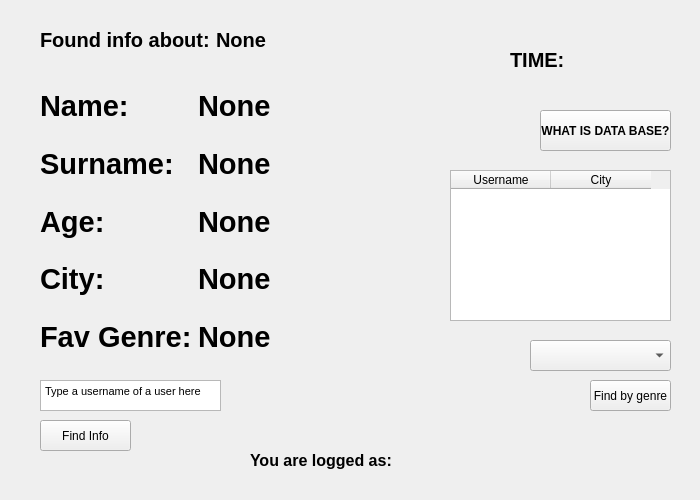
<?xml version="1.0" encoding="UTF-8"?>
<ui version="4.0">
 <class>Form</class>
 <widget class="QWidget" name="Form">
  <property name="geometry">
   <rect>
    <x>0</x>
    <y>0</y>
    <width>700</width>
    <height>500</height>
   </rect>
  </property>
  <property name="windowTitle">
   <string>Form</string>
  </property>
  <widget class="QTableWidget" name="table">
   <property name="geometry">
    <rect>
     <x>450</x>
     <y>170</y>
     <width>221</width>
     <height>151</height>
    </rect>
   </property>
   <property name="focusPolicy">
    <enum>Qt::StrongFocus</enum>
   </property>
   <property name="contextMenuPolicy">
    <enum>Qt::DefaultContextMenu</enum>
   </property>
   <property name="editTriggers">
    <set>QAbstractItemView::NoEditTriggers</set>
   </property>
   <property name="dragEnabled">
    <bool>false</bool>
   </property>
   <property name="dragDropOverwriteMode">
    <bool>false</bool>
   </property>
   <property name="defaultDropAction">
    <enum>Qt::IgnoreAction</enum>
   </property>
   <column>
    <property name="text">
     <string>Username</string>
    </property>
   </column>
   <column>
    <property name="text">
     <string>City</string>
    </property>
   </column>
  </widget>
  <widget class="QPushButton" name="button">
   <property name="geometry">
    <rect>
     <x>40</x>
     <y>420</y>
     <width>91</width>
     <height>31</height>
    </rect>
   </property>
   <property name="text">
    <string>Find Info</string>
   </property>
  </widget>
  <widget class="QTextEdit" name="textfield_2">
   <property name="geometry">
    <rect>
     <x>40</x>
     <y>380</y>
     <width>181</width>
     <height>31</height>
    </rect>
   </property>
   <property name="inputMethodHints">
    <set>Qt::ImhMultiLine</set>
   </property>
   <property name="tabChangesFocus">
    <bool>false</bool>
   </property>
   <property name="html">
    <string>&lt;!DOCTYPE HTML PUBLIC &quot;-//W3C//DTD HTML 4.0//EN&quot; &quot;http://www.w3.org/TR/REC-html40/strict.dtd&quot;&gt;
&lt;html&gt;&lt;head&gt;&lt;meta name=&quot;qrichtext&quot; content=&quot;1&quot; /&gt;&lt;style type=&quot;text/css&quot;&gt;
p, li { white-space: pre-wrap; }
&lt;/style&gt;&lt;/head&gt;&lt;body style=&quot; font-family:'MS Shell Dlg 2'; font-size:8.25pt; font-weight:400; font-style:normal;&quot;&gt;
&lt;p style=&quot; margin-top:0px; margin-bottom:0px; margin-left:0px; margin-right:0px; -qt-block-indent:0; text-indent:0px;&quot;&gt;Type a username of a user here&lt;/p&gt;&lt;/body&gt;&lt;/html&gt;</string>
   </property>
   <property name="placeholderText">
    <string/>
   </property>
  </widget>
  <widget class="QLabel" name="label_15">
   <property name="geometry">
    <rect>
     <x>190</x>
     <y>60</y>
     <width>151</width>
     <height>71</height>
    </rect>
   </property>
   <property name="font">
    <font>
     <pointsize>18</pointsize>
    </font>
   </property>
   <property name="text">
    <string/>
   </property>
  </widget>
  <widget class="QWidget" name="gridLayoutWidget">
   <property name="geometry">
    <rect>
     <x>40</x>
     <y>80</y>
     <width>301</width>
     <height>283</height>
    </rect>
   </property>
   <layout class="QGridLayout" name="gridLayout">
    <item row="0" column="0">
     <widget class="QLabel" name="label_2">
      <property name="enabled">
       <bool>true</bool>
      </property>
      <property name="font">
       <font>
        <pointsize>22</pointsize>
        <weight>75</weight>
        <italic>false</italic>
        <bold>true</bold>
        <underline>false</underline>
       </font>
      </property>
      <property name="acceptDrops">
       <bool>false</bool>
      </property>
      <property name="layoutDirection">
       <enum>Qt::LeftToRight</enum>
      </property>
      <property name="autoFillBackground">
       <bool>false</bool>
      </property>
      <property name="text">
       <string>Name:</string>
      </property>
      <property name="alignment">
       <set>Qt::AlignLeading|Qt::AlignLeft|Qt::AlignVCenter</set>
      </property>
     </widget>
    </item>
    <item row="2" column="0">
     <widget class="QLabel" name="label_3">
      <property name="enabled">
       <bool>true</bool>
      </property>
      <property name="font">
       <font>
        <pointsize>22</pointsize>
        <weight>75</weight>
        <bold>true</bold>
        <underline>false</underline>
       </font>
      </property>
      <property name="text">
       <string>Surname:</string>
      </property>
     </widget>
    </item>
    <item row="3" column="0">
     <widget class="QLabel" name="label_5">
      <property name="enabled">
       <bool>true</bool>
      </property>
      <property name="font">
       <font>
        <pointsize>22</pointsize>
        <weight>75</weight>
        <bold>true</bold>
        <underline>false</underline>
       </font>
      </property>
      <property name="text">
       <string>Age:</string>
      </property>
     </widget>
    </item>
    <item row="4" column="0">
     <widget class="QLabel" name="label_4">
      <property name="enabled">
       <bool>true</bool>
      </property>
      <property name="font">
       <font>
        <pointsize>22</pointsize>
        <weight>75</weight>
        <bold>true</bold>
        <underline>false</underline>
       </font>
      </property>
      <property name="text">
       <string>City:</string>
      </property>
     </widget>
    </item>
    <item row="2" column="1">
     <widget class="QLabel" name="dispsurname">
      <property name="enabled">
       <bool>true</bool>
      </property>
      <property name="font">
       <font>
        <pointsize>22</pointsize>
        <weight>75</weight>
        <bold>true</bold>
        <underline>false</underline>
       </font>
      </property>
      <property name="text">
       <string>None</string>
      </property>
     </widget>
    </item>
    <item row="5" column="1">
     <widget class="QLabel" name="dispgenre">
      <property name="font">
       <font>
        <pointsize>22</pointsize>
        <weight>75</weight>
        <bold>true</bold>
       </font>
      </property>
      <property name="text">
       <string>None</string>
      </property>
     </widget>
    </item>
    <item row="5" column="0">
     <widget class="QLabel" name="label_7">
      <property name="font">
       <font>
        <pointsize>22</pointsize>
        <weight>75</weight>
        <bold>true</bold>
       </font>
      </property>
      <property name="text">
       <string>Fav Genre:</string>
      </property>
     </widget>
    </item>
    <item row="0" column="1">
     <widget class="QLabel" name="dispname">
      <property name="enabled">
       <bool>true</bool>
      </property>
      <property name="font">
       <font>
        <pointsize>22</pointsize>
        <weight>75</weight>
        <bold>true</bold>
        <underline>false</underline>
       </font>
      </property>
      <property name="text">
       <string>None</string>
      </property>
     </widget>
    </item>
    <item row="4" column="1">
     <widget class="QLabel" name="dispage">
      <property name="enabled">
       <bool>true</bool>
      </property>
      <property name="font">
       <font>
        <pointsize>22</pointsize>
        <weight>75</weight>
        <bold>true</bold>
        <underline>false</underline>
       </font>
      </property>
      <property name="text">
       <string>None</string>
      </property>
     </widget>
    </item>
    <item row="3" column="1">
     <widget class="QLabel" name="dispcity">
      <property name="enabled">
       <bool>true</bool>
      </property>
      <property name="font">
       <font>
        <pointsize>22</pointsize>
        <weight>75</weight>
        <bold>true</bold>
        <underline>false</underline>
       </font>
      </property>
      <property name="autoFillBackground">
       <bool>false</bool>
      </property>
      <property name="text">
       <string>None</string>
      </property>
     </widget>
    </item>
   </layout>
  </widget>
  <widget class="QPushButton" name="pushButton">
   <property name="geometry">
    <rect>
     <x>540</x>
     <y>110</y>
     <width>131</width>
     <height>41</height>
    </rect>
   </property>
   <property name="font">
    <font>
     <weight>75</weight>
     <bold>true</bold>
    </font>
   </property>
   <property name="text">
    <string>WHAT IS DATA BASE?</string>
   </property>
  </widget>
  <widget class="QWidget" name="horizontalLayoutWidget">
   <property name="geometry">
    <rect>
     <x>510</x>
     <y>20</y>
     <width>160</width>
     <height>80</height>
    </rect>
   </property>
   <layout class="QHBoxLayout" name="horizontalLayout">
    <item>
     <widget class="QLabel" name="label2">
      <property name="font">
       <font>
        <pointsize>15</pointsize>
        <weight>75</weight>
        <bold>true</bold>
       </font>
      </property>
      <property name="text">
       <string>TIME:</string>
      </property>
     </widget>
    </item>
    <item>
     <widget class="QLabel" name="label_6">
      <property name="font">
       <font>
        <pointsize>15</pointsize>
        <weight>75</weight>
        <bold>true</bold>
       </font>
      </property>
      <property name="text">
       <string/>
      </property>
     </widget>
    </item>
   </layout>
  </widget>
  <widget class="QComboBox" name="comboBox">
   <property name="geometry">
    <rect>
     <x>530</x>
     <y>340</y>
     <width>141</width>
     <height>31</height>
    </rect>
   </property>
   <item>
    <property name="text">
     <string/>
    </property>
   </item>
   <item>
    <property name="text">
     <string>Rock</string>
    </property>
   </item>
   <item>
    <property name="text">
     <string>Rap</string>
    </property>
   </item>
   <item>
    <property name="text">
     <string>Pop</string>
    </property>
   </item>
   <item>
    <property name="text">
     <string>Funk</string>
    </property>
   </item>
   <item>
    <property name="text">
     <string>Jazz</string>
    </property>
   </item>
   <item>
    <property name="text">
     <string>Electro</string>
    </property>
   </item>
   <item>
    <property name="text">
     <string>Classic</string>
    </property>
   </item>
  </widget>
  <widget class="QPushButton" name="findgenre">
   <property name="geometry">
    <rect>
     <x>590</x>
     <y>380</y>
     <width>81</width>
     <height>31</height>
    </rect>
   </property>
   <property name="text">
    <string>Find by genre</string>
   </property>
  </widget>
  <widget class="QWidget" name="horizontalLayoutWidget_2">
   <property name="geometry">
    <rect>
     <x>250</x>
     <y>440</y>
     <width>231</width>
     <height>41</height>
    </rect>
   </property>
   <layout class="QHBoxLayout" name="horizontalLayout_2">
    <item>
     <widget class="QLabel" name="label_8">
      <property name="font">
       <font>
        <pointsize>12</pointsize>
        <weight>75</weight>
        <bold>true</bold>
       </font>
      </property>
      <property name="text">
       <string>You are logged as:</string>
      </property>
     </widget>
    </item>
    <item>
     <widget class="QLabel" name="loggedname">
      <property name="font">
       <font>
        <pointsize>11</pointsize>
       </font>
      </property>
      <property name="text">
       <string/>
      </property>
     </widget>
    </item>
   </layout>
  </widget>
  <widget class="QWidget" name="horizontalLayoutWidget_3">
   <property name="geometry">
    <rect>
     <x>40</x>
     <y>0</y>
     <width>341</width>
     <height>80</height>
    </rect>
   </property>
   <layout class="QHBoxLayout" name="horizontalLayout_3">
    <item>
     <widget class="QLabel" name="label11">
      <property name="font">
       <font>
        <pointsize>15</pointsize>
        <weight>75</weight>
        <bold>true</bold>
       </font>
      </property>
      <property name="text">
       <string>Found info about:</string>
      </property>
     </widget>
    </item>
    <item>
     <widget class="QLabel" name="label_9">
      <property name="font">
       <font>
        <pointsize>15</pointsize>
        <weight>75</weight>
        <bold>true</bold>
       </font>
      </property>
      <property name="text">
       <string>None</string>
      </property>
     </widget>
    </item>
   </layout>
  </widget>
  <widget class="QLabel" name="label">
   <property name="geometry">
    <rect>
     <x>40</x>
     <y>460</y>
     <width>181</width>
     <height>16</height>
    </rect>
   </property>
   <property name="font">
    <font>
     <pointsize>12</pointsize>
     <weight>75</weight>
     <bold>true</bold>
    </font>
   </property>
   <property name="text">
    <string/>
   </property>
  </widget>
 </widget>
 <resources/>
 <connections/>
</ui>
